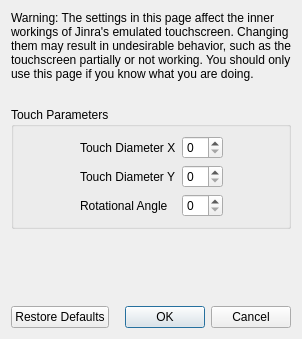
<?xml version="1.0" encoding="UTF-8"?>
<ui version="4.0">
 <class>ConfigureTouchscreenAdvanced</class>
 <widget class="QDialog" name="ConfigureTouchscreenAdvanced">
  <property name="geometry">
   <rect>
    <x>0</x>
    <y>0</y>
    <width>298</width>
    <height>339</height>
   </rect>
  </property>
  <property name="windowTitle">
   <string>Configure Touchscreen</string>
  </property>
  <layout class="QVBoxLayout" name="verticalLayout">
   <item>
    <widget class="QLabel" name="label_2">
     <property name="minimumSize">
      <size>
       <width>280</width>
       <height>0</height>
      </size>
     </property>
     <property name="text">
      <string>Warning: The settings in this page affect the inner workings of Jinra's emulated touchscreen. Changing them may result in undesirable behavior, such as the touchscreen partially or not working. You should only use this page if you know what you are doing.</string>
     </property>
     <property name="wordWrap">
      <bool>true</bool>
     </property>
    </widget>
   </item>
   <item>
    <spacer name="verticalSpacer_2">
     <property name="orientation">
      <enum>Qt::Vertical</enum>
     </property>
     <property name="sizeType">
      <enum>QSizePolicy::Fixed</enum>
     </property>
     <property name="sizeHint" stdset="0">
      <size>
       <width>20</width>
       <height>20</height>
      </size>
     </property>
    </spacer>
   </item>
   <item>
    <widget class="QGroupBox" name="gridGroupBox">
     <property name="title">
      <string>Touch Parameters</string>
     </property>
     <layout class="QGridLayout" name="gridLayout">
      <item row="0" column="0">
       <spacer name="horizontalSpacer">
        <property name="orientation">
         <enum>Qt::Horizontal</enum>
        </property>
        <property name="sizeHint" stdset="0">
         <size>
          <width>40</width>
          <height>20</height>
         </size>
        </property>
       </spacer>
      </item>
      <item row="1" column="1">
       <widget class="QLabel" name="label_4">
        <property name="text">
         <string>Touch Diameter Y</string>
        </property>
       </widget>
      </item>
      <item row="0" column="3">
       <spacer name="horizontalSpacer_2">
        <property name="orientation">
         <enum>Qt::Horizontal</enum>
        </property>
        <property name="sizeHint" stdset="0">
         <size>
          <width>40</width>
          <height>20</height>
         </size>
        </property>
       </spacer>
      </item>
      <item row="0" column="1">
       <widget class="QLabel" name="label_3">
        <property name="text">
         <string>Touch Diameter X</string>
        </property>
       </widget>
      </item>
      <item row="2" column="1">
       <widget class="QLabel" name="label_5">
        <property name="text">
         <string>Rotational Angle</string>
        </property>
       </widget>
      </item>
      <item row="0" column="2">
       <widget class="QSpinBox" name="diameter_x_box"/>
      </item>
      <item row="1" column="2">
       <widget class="QSpinBox" name="diameter_y_box"/>
      </item>
      <item row="2" column="2">
       <widget class="QSpinBox" name="angle_box"/>
      </item>
     </layout>
    </widget>
   </item>
   <item>
    <spacer name="verticalSpacer">
     <property name="orientation">
      <enum>Qt::Vertical</enum>
     </property>
     <property name="sizeHint" stdset="0">
      <size>
       <width>20</width>
       <height>40</height>
      </size>
     </property>
    </spacer>
   </item>
   <item>
    <layout class="QHBoxLayout" name="horizontalLayout">
     <item>
      <widget class="QPushButton" name="restore_defaults_button">
       <property name="text">
        <string>Restore Defaults</string>
       </property>
      </widget>
     </item>
     <item>
      <widget class="QDialogButtonBox" name="buttonBox">
       <property name="standardButtons">
        <set>QDialogButtonBox::Cancel|QDialogButtonBox::Ok</set>
       </property>
      </widget>
     </item>
    </layout>
   </item>
  </layout>
 </widget>
 <resources/>
 <connections>
  <connection>
   <sender>buttonBox</sender>
   <signal>accepted()</signal>
   <receiver>ConfigureTouchscreenAdvanced</receiver>
   <slot>accept()</slot>
  </connection>
  <connection>
   <sender>buttonBox</sender>
   <signal>rejected()</signal>
   <receiver>ConfigureTouchscreenAdvanced</receiver>
   <slot>reject()</slot>
   </connection>
 </connections>
</ui>
